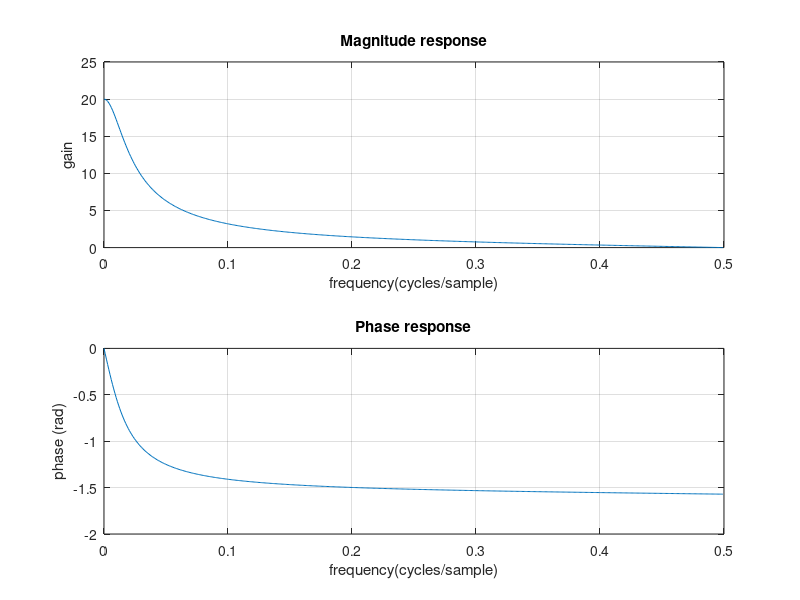

Recreate this plot in MATLAB.
%Obtaining frequency response plots from the system function
%via freqz%Ex: H(z)= z/(z - 0.9)
%

num=[1 1];             %numerator coefficients
den=[1 -0.9];    %denominator coefficients
%Evaluate frequency response (over 0 - pi) at N=512 points
%The frequency response vector is H (complex valued)
%The vector of frequency values  is W
[H,W]=freqz(num, den, 512);
gain=abs(H);           %magnitude response
phase=angle(H);        %Phase response
f = W/(2*pi);
subplot(2,1,1), plot(f,gain), title('Magnitude response'), 
xlabel('frequency(cycles/sample)')
grid
ylabel('gain')
subplot(2,1,2), plot(f,phase), title('Phase response'), 
xlabel('frequency(cycles/sample)')
grid
ylabel('phase (rad)')